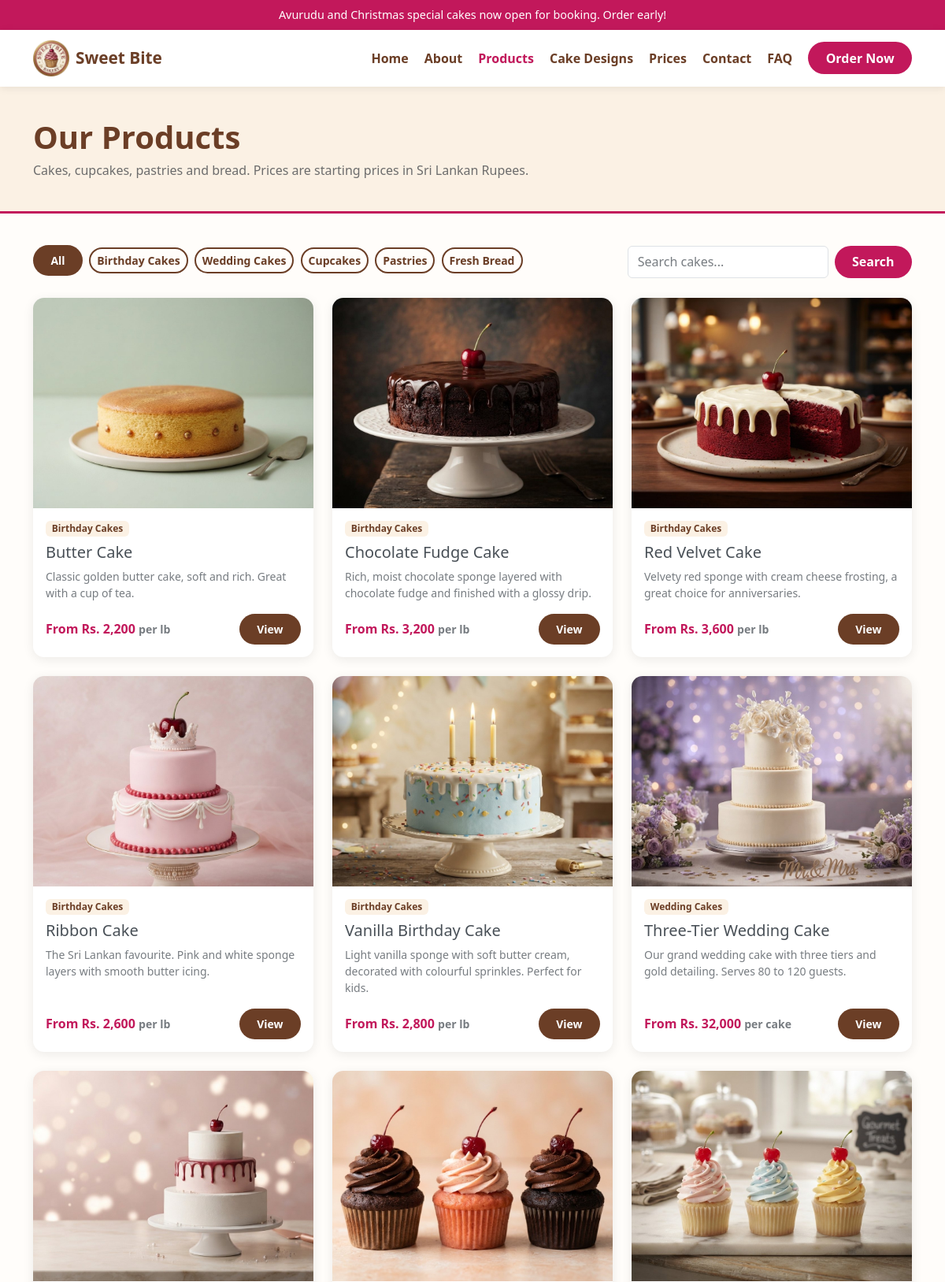
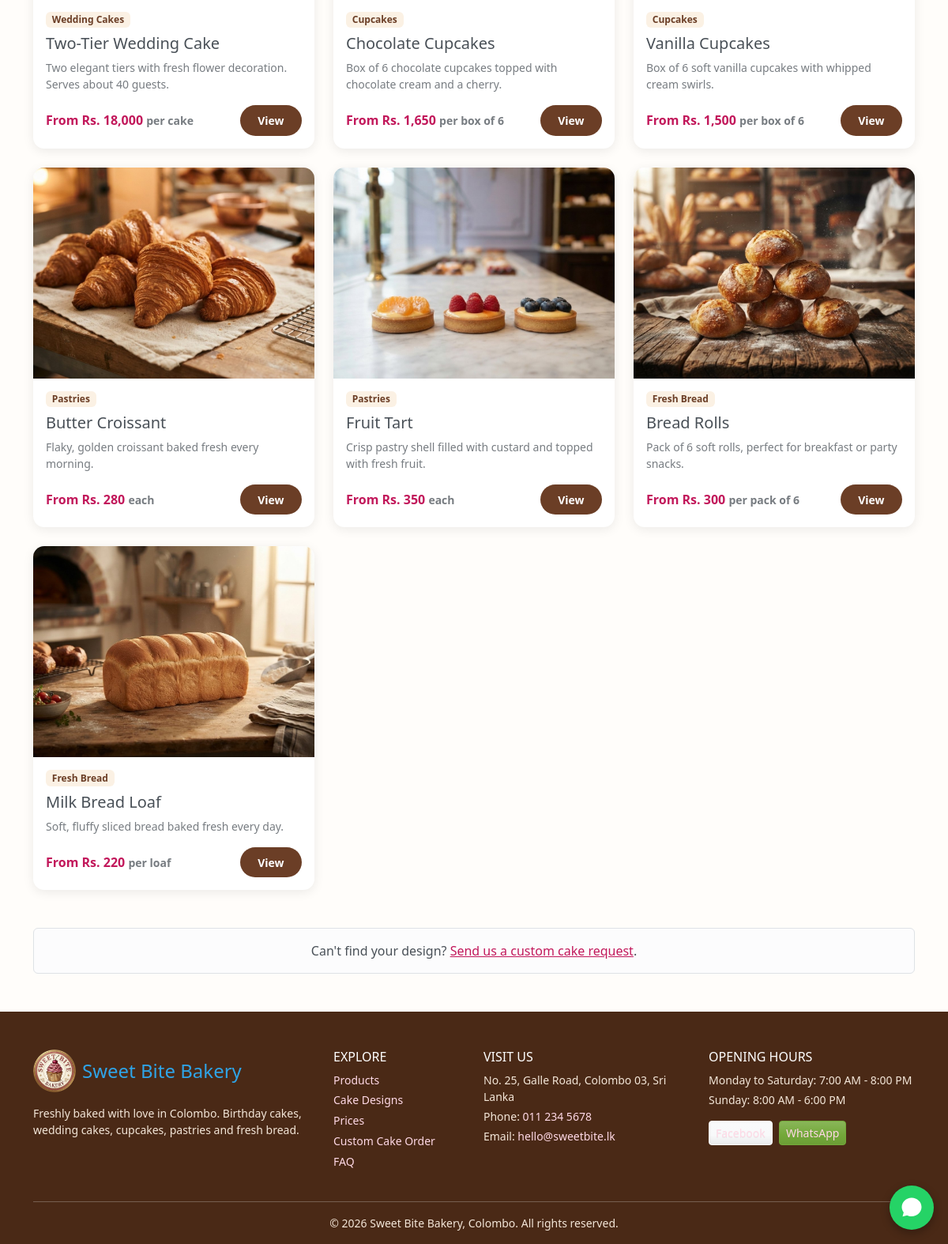
/products.php, run on the app's committed database (2 pictures, top to bottom).
### tables this page shows
CREATE TABLE categories (
    category_id   INT AUTO_INCREMENT PRIMARY KEY,
    category_name VARCHAR(80) NOT NULL,
    description   VARCHAR(255) NULL,
    display_order INT NOT NULL DEFAULT 0
);

CREATE TABLE products (
    product_id   INT AUTO_INCREMENT PRIMARY KEY,
    category_id  INT NOT NULL,
    name         VARCHAR(120) NOT NULL,
    description  TEXT NOT NULL,
    price_from   DECIMAL(10,2) NOT NULL,
    price_unit   VARCHAR(30) NOT NULL DEFAULT '',
    sizes        VARCHAR(255) NULL,
    flavours     VARCHAR(255) NULL,
    lead_time    VARCHAR(100) NULL,
    image        VARCHAR(255) NULL,
    is_available TINYINT NOT NULL DEFAULT 1,
    is_featured  TINYINT NOT NULL DEFAULT 0,
    created_at   DATETIME NOT NULL DEFAULT CURRENT_TIMESTAMP,
    FOREIGN KEY (category_id) REFERENCES categories(category_id)
);

### includes/db.php (called while the page is built, shortened)
<?php
function db(): PDO
{
    static $pdo = null;
    if ($pdo === null) {
        try {
            $pdo = new PDO(DB_DSN, DB_USER, DB_PASS, [
                PDO::ATTR_ERRMODE            => PDO::ERRMODE_EXCEPTION,
                PDO::ATTR_DEFAULT_FETCH_MODE => PDO::FETCH_ASSOC,
                PDO::ATTR_EMULATE_PREPARES   => false,
            ]);
        } catch (PDOException $e) {
            http_response_code(500);
            exit('Could not connect to the database. Please start MySQL in XAMPP and import database/sweetbite_db.sql.');
        }
    }
    return $pdo;
}

### includes/functions.php (the view, shortened to what this page needs)
<?php
require_once __DIR__ . '/db.php';
function e($value): string
{
    return htmlspecialchars((string) $value, ENT_QUOTES, 'UTF-8');
}
function url(string $path = ''): string
{
    return BASE_URL . '/' . ltrim($path, '/');
}
function asset(string $path): string
{
    return url('assets/' . ltrim($path, '/'));
}
function money($amount): string
{
    return 'Rs. ' . number_format((float) $amount, 0);
}
function image_url(string $folder, ?string $file): string
{
    if ($file && is_file(ROOT_PATH . '/assets/images/' . $folder . '/' . $file)) {
        return asset('images/' . $folder . '/' . $file);
    }
    return asset('images/logo.png');
}
function render_product_card(array $p): void
{
    ?>
    <div class="col">
        <div class="card product-card h-100">
            <a href="<?= url('product.php?id=' . (int) $p['product_id']) ?>">
                <img src="<?= e(image_url('products', $p['image'])) ?>" class="card-img-top"
                     alt="<?= e($p['name']) ?>" loading="lazy">
            </a>
            <div class="card-body d-flex flex-column">
                <span class="badge badge-soft mb-2 align-self-start"><?= e($p['category_name']) ?></span>
                <h3 class="h5 card-title"><?= e($p['name']) ?></h3>
                <p class="card-text text-muted small flex-grow-1"><?= e($p['description']) ?></p>
                <div class="d-flex justify-content-between align-items-center">
                    <span class="price">From <?= money($p['price_from']) ?>
                        <small class="text-muted"><?= e($p['price_unit']) ?></small></span>
                    <a href="<?= url('product.php?id=' . (int) $p['product_id']) ?>"
                       class="btn btn-sm btn-brand">View</a>
                </div>
            </div>
        </div>
    </div>
    <?php
}

### products.php (shortened to what this page needs)
<?php
require_once __DIR__ . '/includes/functions.php';
$categories = db()->query('SELECT * FROM categories ORDER BY display_order')->fetchAll();
$selectedCat = (int) ($_GET['cat'] ?? 0);
$search      = trim($_GET['q'] ?? '');
$sql = 'SELECT p.*, c.category_name FROM products p
        JOIN categories c ON c.category_id = p.category_id
        WHERE p.is_available = 1';
$params = [];
$sql .= ' ORDER BY c.display_order, p.name';
$stmt = db()->prepare($sql);
$stmt->execute($params);
$products = $stmt->fetchAll();
include __DIR__ . '/includes/header.php';
?>
<div class="page-header">
    <div class="container">
        <h1>Our Products</h1>
        <p>Cakes, cupcakes, pastries and bread. Prices are starting prices in Sri Lankan Rupees.</p>
    </div>
</div>
<section class="container">
    <div class="row g-3 align-items-center mb-4">
        <div class="col-lg-8">
            <a href="<?= url('products.php') ?>" class="btn btn-sm <?= $selectedCat === 0 ? 'btn-brand' : 'btn-outline-brand' ?> me-1 mb-1">All</a>
            <?php foreach ($categories as $cat): ?>
                <a href="<?= url('products.php?cat=' . (int) $cat['category_id']) ?>"
                   class="btn btn-sm <?= $selectedCat === (int) $cat['category_id'] ? 'btn-brand' : 'btn-outline-brand' ?> me-1 mb-1">
                    <?= e($cat['category_name']) ?>
                </a>
            <?php endforeach; ?>
        </div>
        <div class="col-lg-4">
            <form method="get" class="d-flex gap-2">
                <input type="search" name="q" class="form-control" placeholder="Search cakes..." value="<?= e($search) ?>">
                <button class="btn btn-pink" type="submit">Search</button>
            </form>
        </div>
    </div>
    <?php if (!$products): ?>
        <div class="alert alert-warning">No products found. Try another word or <a href="<?= url('products.php') ?>">see all products</a>.</div>
    <?php else: ?>
        <div class="row row-cols-1 row-cols-sm-2 row-cols-lg-3 g-4">
            <?php foreach ($products as $product) { render_product_card($product); } ?>
        </div>
    <?php endif; ?>
    <div class="alert alert-light border mt-5 text-center">
        Can't find your design? <a href="<?= url('order.php') ?>">Send us a custom cake request</a>.
    </div>
</section>
<?php include __DIR__ . '/includes/footer.php'; ?>

### assets/css/style.css (style rules this page uses)
:root { --brown: #6b3e26; --brown-dark: #4a2916; --pink: #c2185b; --pink-dark: #a01049; --cream: #fbf1e4; --text: #222222; }
body { font-family: "Segoe UI", Roboto, "Helvetica Neue", Arial, sans-serif; color: var(--text); background: #fffdfa; }
h1, h2, h3, h4, h5 { color: var(--brown); font-weight: 700; }
a { color: var(--pink); }
img { max-width: 100%; }
.btn-brand, .btn-pink { color: #fff; border: 0; border-radius: 50px; padding: .55rem 1.4rem; font-weight: 600; }
.btn-brand { background: var(--brown); }
.btn-pink { background: var(--pink); }
.btn-outline-brand { border: 2px solid var(--brown); color: var(--brown); border-radius: 50px; font-weight: 600; }
.page-header { background: var(--cream); padding: 2.5rem 0; border-bottom: 3px solid var(--pink); margin-bottom: 2.5rem; }
.page-header h1 { margin: 0; }
.page-header p { margin: .4rem 0 0; color: #6c6c6c; }
.product-card { border: 0; border-radius: 14px; overflow: hidden; box-shadow: 0 3px 14px rgba(0, 0, 0, .08); transition: transform .2s, box-shadow .2s; }
.product-card img { aspect-ratio: 4 / 3; object-fit: cover; }
.price { color: var(--pink); font-weight: 700; }
.badge-soft { background: var(--cream); color: var(--brown); font-weight: 600; }

### data on the page
categories: category_name "Birthday Cakes"
categories: category_name "Wedding Cakes"
categories: category_name "Cupcakes"
categories: category_name "Pastries"
categories: category_name "Fresh Bread"
products: image (picture), category.category_name "Birthday Cakes", name "Butter Cake", description "Classic golden butter cake, soft and rich. Great with a cup of tea.", price_from "Rs. 2,200", price_unit "per lb"
products: image (picture), category.category_name "Birthday Cakes", name "Chocolate Fudge Cake", description "Rich, moist chocolate sponge layered with chocolate fudge and finished with a glossy drip.", price_from "Rs. 3,200", price_unit "per lb"
products: image (picture), category.category_name "Birthday Cakes", name "Red Velvet Cake", description "Velvety red sponge with cream cheese frosting, a great choice for anniversaries.", price_from "Rs. 3,600", price_unit "per lb"
products: image (picture), category.category_name "Birthday Cakes", name "Ribbon Cake", description "The Sri Lankan favourite. Pink and white sponge layers with smooth butter icing.", price_from "Rs. 2,600", price_unit "per lb"
products: image (picture), category.category_name "Birthday Cakes", name "Vanilla Birthday Cake", description "Light vanilla sponge with soft butter cream, decorated with colourful sprinkles. Perfect for kids.", price_from "Rs. 2,800", price_unit "per lb"
products: image (picture), category.category_name "Wedding Cakes", name "Three-Tier Wedding Cake", description "Our grand wedding cake with three tiers and gold detailing. Serves 80 to 120 guests.", price_from "Rs. 32,000", price_unit "per cake"
products: image (picture), category.category_name "Wedding Cakes", name "Two-Tier Wedding Cake", description "Two elegant tiers with fresh flower decoration. Serves about 40 guests.", price_from "Rs. 18,000", price_unit "per cake"
products: image (picture), category.category_name "Cupcakes", name "Chocolate Cupcakes", description "Box of 6 chocolate cupcakes topped with chocolate cream and a cherry.", price_from "Rs. 1,650", price_unit "per box of 6"
products: image (picture), category.category_name "Cupcakes", name "Vanilla Cupcakes", description "Box of 6 soft vanilla cupcakes with whipped cream swirls.", price_from "Rs. 1,500", price_unit "per box of 6"
products: image (picture), category.category_name "Pastries", name "Butter Croissant", description "Flaky, golden croissant baked fresh every morning.", price_from "Rs. 280", price_unit "each"
products: image (picture), category.category_name "Pastries", name "Fruit Tart", description "Crisp pastry shell filled with custard and topped with fresh fruit.", price_from "Rs. 350", price_unit "each"
products: image (picture), category.category_name "Fresh Bread", name "Bread Rolls", description "Pack of 6 soft rolls, perfect for breakfast or party snacks.", price_from "Rs. 300", price_unit "per pack of 6"
products: image (picture), category.category_name "Fresh Bread", name "Milk Bread Loaf", description "Soft, fluffy sliced bread baked fresh every day.", price_from "Rs. 220", price_unit "per loaf"

### other printed values
setting('banner_text') "Avurudu and Christmas special cakes now open for booking. Order early!"
$label "Home"
$label "About"
$label "Products"
$label "Cake Designs"
$label "Prices"
$label "Contact"
$label "FAQ"
setting('tagline') "Freshly baked with love in Colombo"
setting('address') "No. 25, Galle Road, Colombo 03, Sri Lanka"
setting('phone') "011 234 5678"
setting('email') "hello@sweetbite.lk"
setting('hours_weekdays') "Monday to Saturday: 7:00 AM - 8:00 PM"
setting('hours_sunday') "Sunday: 8:00 AM - 6:00 PM"
